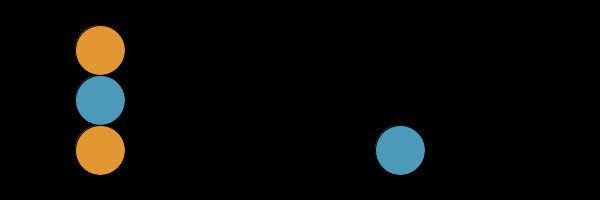
Frame 1 (no input)
Frame 60 (the mouse pressed at the canvas centre just before this capture): identical to frame 1, image omitted
Frame 120 (the mouse held since frame 60 and released just before this capture): identical to frame 1, image omitted

The Processing sketch that drew this single still picture (run headless with seeded random() and noise(); from frame 60 on, the mouse is pressed at the canvas centre):

// Processing sketch: text_input
// ── text_input.pde
void setup() {
  size(600, 200); // Set the size of the canvas
  background(0); // Set the background to black

  // Define the colors
  color blue = color(76, 153, 186);
  color orange = color(227, 151, 50);

  // First third of the canvas width
  float firstThird = width / 3;

  // Draw the first blue circle
  fill(blue);
  ellipse(firstThird / 2, height / 2, 50, 50); // Adjust size and position as needed

  // Draw the two orange circles
  fill(orange);
  ellipse(firstThird / 2, height / 4, 50, 50); // Adjust size and position as needed
  ellipse(firstThird / 2, 3 * height / 4, 50, 50); // Adjust size and position as needed

  // Draw the second blue circle
  fill(blue);
  ellipse(2 * firstThird, 3 * height / 4, 50, 50); // Adjust size and position as needed
  save("multipleCircles.jpg");
}

void draw() {
  // Additional drawing code can go here
}
